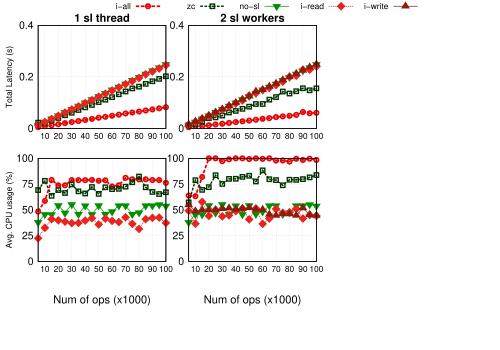

Write gnuplot code to recreate this figure.
set term postscript color eps enhanced 22
set encoding utf8
load "styles.inc"
set output "lmbench.eps"


f(x)=1000000

NX=3
NY=2
# Size of graphs|
SX=0.001
SY=0.18

# Margins
MX=0.075
MY=0.075
# Space between graphs
IX=0.4
IY=0.2
# Space for legends
LX=0.05
LY=0

#NANO=0.000000001
#MILLI=0.001

set lmargin MX+0
set rmargin MX+35

set tmargin MY+12
set bmargin MY+4

set multiplot

#set border 3 front lt black linewidth 1.000 dashtype solid
#set boxwidth 0.95 absolute
set boxwidth 0.8 #relative
set style fill  solid 1.00 noborder
set grid y



set xtics border in scale 0,0 nomirror rotate by -45  autojustify
set xtics norangelimit font ",15"
#set xtics   ()

set ytics border in scale 0,0 mirror norotate  autojustify
set ytics font ",15" offset 0.5,0.0

set ytics nomirror
set grid y
set grid x




set ylabel "Avg. CPU usage (%)" font "Helvetica, 12" offset 2.5,0
#set key vertical maxrows 1 sample 0.8 width 0 at 5,4.55 font ",20" Right reverse
set key maxrows 1 samplen 4 width -1 invert center at graph 1.75,2.475 font ",12"

set origin MX+LX+0*(IX+SX)-0.05,MY+0*(IY+SY)+LY
set size 0.9,1
#set title "10% f, 90% g" offset 0,-0.75 font "Helvetica-bold,16"



set xtics ("10" 10000, "20" 20000,"30" 30000,"40" 40000,"50" 50000, "60" 60000, "70" 70000, "80" 80000, "90" 90000, "100" 100000) norotate offset 0,0.5 font ",12"
set xlabel "Num of ops (x1000)" font ",16"

set ytics ("0" 0, "25" 25, "50" 50, "75" 75, "100" 100)
set yrange [0:100]


plot\
	f(x) w lp ls 2006 title "i-all",\
	f(x) w lp ls 2004 title "zc",\
    f(x) w lp ls 2005 title "no-sl",\
	f(x) w lp ls 2001 title "i-read",\
	f(x) w lp ls 2002 title "i-write",\
	'data/lmbench/intel-1thread/intel_all.csv' using 1:4 notitle 'i-all' with lines ls 2006,\
	'' every 1 using 1:4  notitle '' with points ls 2006, \
  	'data/lmbench/intel-1thread/zc.csv' using 1:4 notitle 'zc' with lines ls 2004, \
	'' every 1 using 1:4  notitle '' with points ls 2004, \
    'data/lmbench/no_sl.csv' using 1:4 notitle 'no_sl' with lines ls 2005, \
	'' every 1 using 1:4  notitle '' with points ls 2005, \
	'data/lmbench/intel-1thread/intel_read.csv' using 1:4 notitle 'i-read' with lines ls 2001,\
	'' every 1 using 1:4  notitle '' with points ls 2001, \
	'data/lmbench/intel-1thread/intel_write.csv' using 1:4 notitle 'i-write' with lines ls 2002,\
	'' every 1 using 1:4  notitle '' with points ls 2002


set origin MX+LX+1*(IX+SX)-0.15,MY+0*(IY+SY)+LY
unset ylabel
unset key

set ytics ("0" 0, "25" 25, "50" 50, "75" 75, "100" 100)
set yrange [0:100]

plot\
	f(x) w lp ls 2006 title "i-all",\
	f(x) w lp ls 2004 title "zc",\
    f(x) w lp ls 2005 title "no-sl",\
	f(x) w lp ls 2001 title "i-read",\
	f(x) w lp ls 2002 title "i-write",\
	'data/lmbench/intel-2threads/intel_all.csv' using 1:4 notitle 'i-all' with lines ls 2006,\
	'' every 1 using 1:4  notitle '' with points ls 2006, \
  	'data/lmbench/intel-2threads/zc.csv' using 1:4 notitle 'zc' with lines ls 2004, \
	'' every 1 using 1:4  notitle '' with points ls 2004, \
    'data/lmbench/no_sl.csv' using 1:4 notitle 'no_sl' with lines ls 2005, \
	'' every 1 using 1:4  notitle '' with points ls 2005, \
	'data/lmbench/intel-2threads/intel_read.csv' using 1:4 notitle 'i-read' with lines ls 2001,\
	'' every 1 using 1:4  notitle '' with points ls 2001, \
	'data/lmbench/intel-2threads/intel_write.csv' using 1:4 notitle 'i-write' with lines ls 2002,\
	'' every 1 using 1:4  notitle '' with points ls 2002



unset xlabel
set origin MX+LX+0*(IX+SX)-0.05,MY+1*(IY+SY)+LY
set ylabel "Total Latency (s)" font "Helvetica, 12" offset 2.5,0
set ytics ("0" 0, "0.2" 0.2, "0.4" 0.4, "0.6" 0.6, "0.8" 0.8)

#set ytics ("0" 0, "0.2" 0.2, "0.4" 0.4, "0.6" 0.6, "0.8" 0.8, "1" 1)
set title "1 sl thread" offset 0,-0.75 font "Helvetica-bold,16"

set yrange [0:0.4]

plot\
	f(x) w lp ls 2006 title "i-all",\
	f(x) w lp ls 2004 title "zc",\
    f(x) w lp ls 2005 title "no-sl",\
	f(x) w lp ls 2001 title "i-read",\
	f(x) w lp ls 2002 title "i-write",\
	'data/lmbench/intel-1thread/intel_all.csv' using 1:2 notitle 'i-all' with lines ls 2006,\
	'' every 1 using 1:2  notitle '' with points ls 2006, \
  	'data/lmbench/intel-1thread/zc.csv' using 1:2 notitle 'zc' with lines ls 2004, \
	'' every 1 using 1:2  notitle '' with points ls 2004, \
    'data/lmbench/no_sl.csv' using 1:2 notitle 'no_sl' with lines ls 2005, \
	'' every 1 using 1:2  notitle '' with points ls 2005, \
	'data/lmbench/intel-1thread/intel_read.csv' using 1:2 notitle 'i-read' with lines ls 2001,\
	'' every 1 using 1:2  notitle '' with points ls 2001, \
	'data/lmbench/intel-1thread/intel_write.csv' using 1:2 notitle 'i-write' with lines ls 2002,\
	'' every 1 using 1:2  notitle '' with points ls 2002
	

set origin MX+LX+1*(IX+SX)-0.15,MY+1*(IY+SY)+LY
unset ylabel


set title "2 sl workers" offset 0,-0.75 font "Helvetica-bold,16"
set label 1001 "Num of ops (x1000)" font "Helvetica, 16" at -3.5,-1.3

plot\
	f(x) w lp ls 2006 title "i-all",\
	f(x) w lp ls 2004 title "zc",\
    f(x) w lp ls 2005 title "no-sl",\
	f(x) w lp ls 2001 title "i-read",\
	f(x) w lp ls 2002 title "i-write",\
	'data/lmbench/intel-2threads/intel_all.csv' using 1:2 notitle 'i-all' with lines ls 2006,\
	'' every 1 using 1:2  notitle '' with points ls 2006, \
  	'data/lmbench/intel-2threads/zc.csv' using 1:2 notitle 'zc' with lines ls 2004, \
	'' every 1 using 1:2  notitle '' with points ls 2004, \
    'data/lmbench/no_sl.csv' using 1:2 notitle 'no_sl' with lines ls 2005, \
	'' every 1 using 1:2  notitle '' with points ls 2005, \
	'data/lmbench/intel-2threads/intel_read.csv' using 1:2 notitle 'i-read' with lines ls 2001,\
	'' every 1 using 1:2  notitle '' with points ls 2001, \
	'data/lmbench/intel-2threads/intel_write.csv' using 1:2 notitle 'i-write' with lines ls 2002,\
	'' every 1 using 1:2  notitle '' with points ls 2002
	




!epstopdf "lmbench.eps"
!rm "lmbench.eps"
quit
